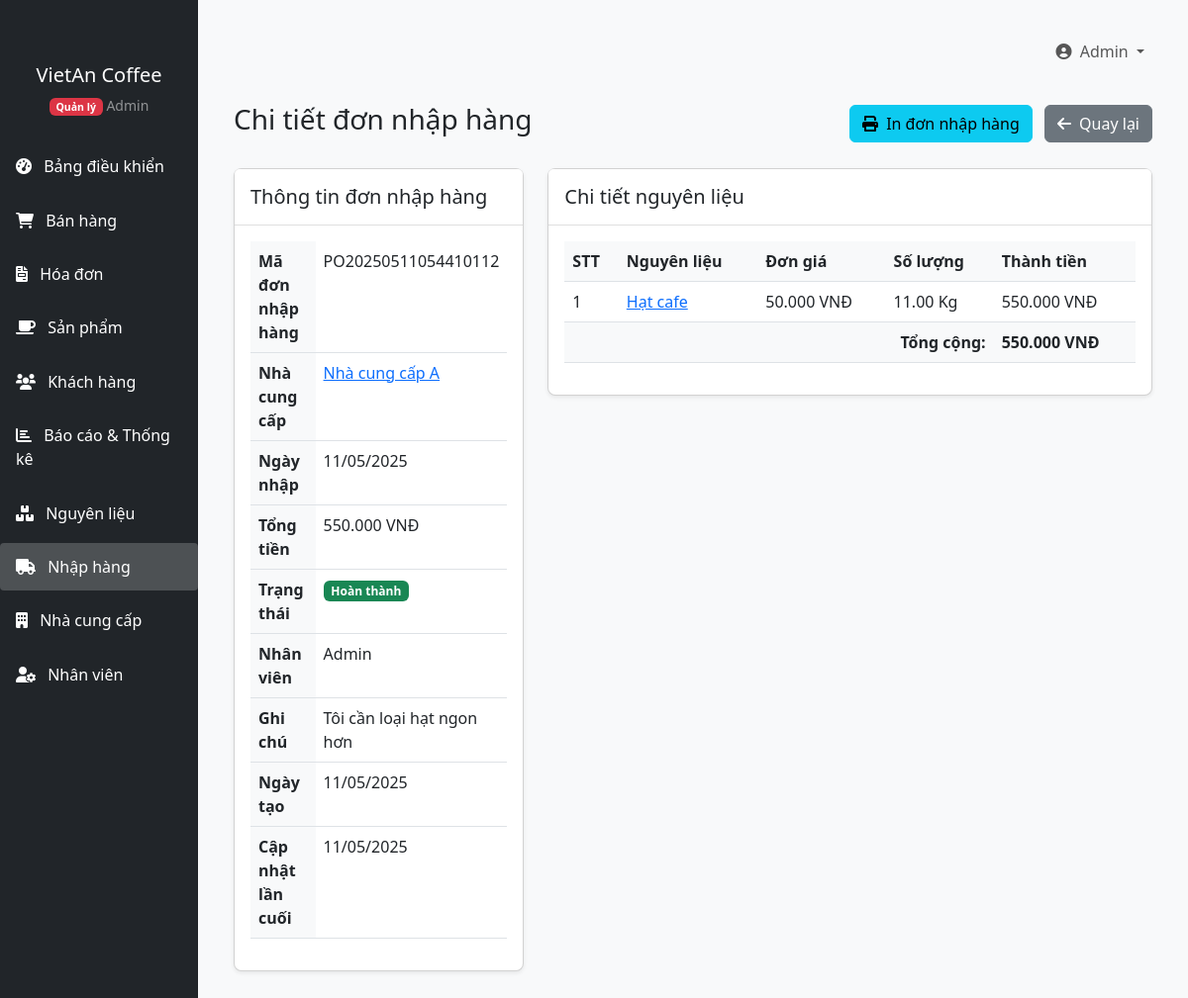
/QuanLyCafe/index.php?page=purchase-orders&action=view&id=1 (signed in), run on the app's committed database.
### tables this page shows
CREATE TABLE `purchase_orders` (
  `id` int(11) NOT NULL,
  `order_number` varchar(20) NOT NULL,
  `supplier_id` int(11) DEFAULT NULL,
  `user_id` int(11) DEFAULT NULL,
  `order_date` date NOT NULL,
  `total_amount` decimal(10,2) NOT NULL,
  `status` enum('pending','completed','cancelled') DEFAULT 'pending',
  `notes` text DEFAULT NULL,
  `created_at` timestamp NOT NULL DEFAULT current_timestamp(),
  `updated_at` timestamp NOT NULL DEFAULT current_timestamp() ON UPDATE current_timestamp()
);

CREATE TABLE `suppliers` (
  `id` int(11) NOT NULL,
  `name` varchar(100) NOT NULL,
  `email` varchar(100) DEFAULT NULL,
  `phone` varchar(20) DEFAULT NULL,
  `address` text DEFAULT NULL,
  `contact_person` varchar(100) DEFAULT NULL,
  `created_at` timestamp NOT NULL DEFAULT current_timestamp(),
  `updated_at` timestamp NOT NULL DEFAULT current_timestamp() ON UPDATE current_timestamp()
);

CREATE TABLE `users` (
  `id` int(11) NOT NULL,
  `name` varchar(100) NOT NULL,
  `email` varchar(100) NOT NULL,
  `password` varchar(255) NOT NULL,
  `role` enum('admin','staff') NOT NULL,
  `phone` varchar(20) DEFAULT NULL,
  `address` text DEFAULT NULL,
  `gender` enum('male','female','other') DEFAULT NULL,
  `birth_date` date DEFAULT NULL,
  `hire_date` date DEFAULT NULL,
  `status` enum('active','inactive') DEFAULT 'active',
  `created_at` timestamp NOT NULL DEFAULT current_timestamp(),
  `updated_at` timestamp NOT NULL DEFAULT current_timestamp() ON UPDATE current_timestamp()
);

CREATE TABLE `purchase_order_items` (
  `id` int(11) NOT NULL,
  `purchase_order_id` int(11) NOT NULL,
  `ingredient_id` int(11) NOT NULL,
  `quantity` decimal(10,2) NOT NULL,
  `unit_price` decimal(10,2) NOT NULL,
  `total_price` decimal(10,2) NOT NULL,
  `created_at` timestamp NOT NULL DEFAULT current_timestamp(),
  `updated_at` timestamp NOT NULL DEFAULT current_timestamp() ON UPDATE current_timestamp()
);

CREATE TABLE `ingredients` (
  `id` int(11) NOT NULL,
  `name` varchar(100) NOT NULL,
  `unit` varchar(20) NOT NULL,
  `stock_quantity` decimal(10,2) DEFAULT 0.00,
  `price_per_unit` decimal(10,2) NOT NULL,
  `supplier_id` int(11) DEFAULT NULL,
  `created_at` timestamp NOT NULL DEFAULT current_timestamp(),
  `updated_at` timestamp NOT NULL DEFAULT current_timestamp() ON UPDATE current_timestamp()
);

### QuanLyCafe/models/PurchaseOrder.php (called while the page is built, shortened)
<?php
class PurchaseOrder {
    private $conn;
    public $id;
    public function __construct($db) {
        $this->conn = $db;
    }
    public function getById($id) {
        $query = "SELECT po.*, s.name as supplier_name, u.name as user_name
                  FROM purchase_orders po
                  LEFT JOIN suppliers s ON po.supplier_id = s.id
                  LEFT JOIN users u ON po.user_id = u.id
                  WHERE po.id = ?";
        $stmt = $this->conn->prepare($query);
        $stmt->bind_param("i", $id);
        $stmt->execute();
        $result = $stmt->get_result();
        if ($result->num_rows === 1) {
            $row = $result->fetch_assoc();
            $this->id = $row['id'];
            $this->order_number = $row['order_number'];
            $this->supplier_id = $row['supplier_id'];
            $this->supplier_name = $row['supplier_name'];
            $this->user_name = $row['user_name'];
            $this->order_date = $row['order_date'];
            $this->total_amount = $row['total_amount'];
            $this->status = $row['status'];
            $this->notes = $row['notes'];
            $this->created_at = $row['created_at'];
            $this->updated_at = $row['updated_at'];
            return true;
        }
        return false;
    }
    public function getItems() {
        $query = "SELECT poi.*, i.name as ingredient_name, i.unit
                  FROM purchase_order_items poi
                  LEFT JOIN ingredients i ON poi.ingredient_id = i.id
                  WHERE poi.purchase_order_id = ?";
        $stmt = $this->conn->prepare($query);
        $stmt->bind_param("i", $this->id);
        $stmt->execute();
        $result = $stmt->get_result();
        return $result->fetch_all(MYSQLI_ASSOC);
    }
}

### QuanLyCafe/includes/functions.php (called while the page is built, shortened)
<?php
function formatCurrency($amount) {
    return number_format($amount, 0, ',', '.') . ' VNĐ';
}
function formatDate($date, $format = 'd/m/Y') {
    return date($format, strtotime($date));
}

### QuanLyCafe/views/purchase_orders/view.php (the view, shortened to what this page needs)
<?php include 'includes/header.php'; ?>
<div class="container-fluid">
    <div class="d-flex justify-content-between align-items-center mb-4">
        <h1 class="h3">Chi tiết đơn nhập hàng</h1>
        <div>
            <button class="btn btn-info me-2" onclick="window.print()">
                <i class="fas fa-print me-1"></i> In đơn nhập hàng
            </button>
            <a href="index.php?page=purchase-orders" class="btn btn-secondary">
                <i class="fas fa-arrow-left me-1"></i> Quay lại
            </a>
        </div>
    </div>
    <div class="row">
        <div class="col-md-4">
            <div class="card mb-4">
                <div class="card-header">
                    <h5 class="mb-0">Thông tin đơn nhập hàng</h5>
                </div>
                <div class="card-body">
                    <table class="table">
                        <tbody>
                            <tr>
                                <th style="width: 40%;">Mã đơn nhập hàng</th>
                                <td><?php echo $purchase_order->order_number; ?></td>
                            </tr>
                            <tr>
                                <th>Nhà cung cấp</th>
                                <td>
                                    <?php if ($purchase_order->supplier_id): ?>
                                        <a href="index.php?page=suppliers&action=view&id=<?php echo $purchase_order->supplier_id; ?>">
                                            <?php echo $purchase_order->supplier_name; ?>
                                        </a>
                                    <?php else: ?>
                                        N/A
                                    <?php endif; ?>
                                </td>
                            </tr>
                            <tr>
                                <th>Ngày nhập</th>
                                <td><?php echo formatDate($purchase_order->order_date); ?></td>
                            </tr>
                            <tr>
                                <th>Tổng tiền</th>
                                <td><?php echo formatCurrency($purchase_order->total_amount); ?></td>
                            </tr>
                            <tr>
                                <th>Trạng thái</th>
                                <td>
                                    <?php if ($purchase_order->status == 'completed'): ?>
                                        <span class="badge bg-success">Hoàn thành</span>
                                    <?php elseif ($purchase_order->status == 'pending'): ?>
                                        <span class="badge bg-warning">Đang xử lý</span>
                                    <?php else: ?>
                                        <span class="badge bg-danger">Đã hủy</span>
                                    <?php endif; ?>
                                </td>
                            </tr>
                            <tr>
                                <th>Nhân viên</th>
                                <td><?php echo $purchase_order->user_name; ?></td>
                            </tr>
                            <tr>
                                <th>Ghi chú</th>
                                <td><?php echo $purchase_order->notes ? nl2br($purchase_order->notes) : 'N/A'; ?></td>
                            </tr>
                            <tr>
                                <th>Ngày tạo</th>
                                <td><?php echo formatDate($purchase_order->created_at); ?></td>
                            </tr>
                            <tr>
                                <th>Cập nhật lần cuối</th>
                                <td><?php echo formatDate($purchase_order->updated_at); ?></td>
                            </tr>
                        </tbody>
                    </table>
                </div>
            </div>
        </div>
        <div class="col-md-8">
            <div class="card">
                <div class="card-header">
                    <h5 class="mb-0">Chi tiết nguyên liệu</h5>
                </div>
                <div class="card-body">
                    <div class="table-responsive">
                        <table class="table table-hover">
                            <thead>
                                <tr>
                                    <th>STT</th>
                                    <th>Nguyên liệu</th>
                                    <th>Đơn giá</th>
                                    <th>Số lượng</th>
                                    <th>Thành tiền</th>
                                </tr>
                            </thead>
                            <tbody>
                                <?php if (empty($order_items)): ?>
                                    <tr>
                                        <td colspan="5" class="text-center">Không có dữ liệu</td>
                                    </tr>
                                <?php else: ?>
                                    <?php foreach ($order_items as $index => $item): ?>
                                        <tr>
                                            <td><?php echo $index + 1; ?></td>
                                            <td>
                                                <a href="index.php?page=ingredients&action=view&id=<?php echo $item['ingredient_id']; ?>">
                                                    <?php echo $item['ingredient_name']; ?>
                                                </a>
                                            </td>
                                            <td><?php echo formatCurrency($item['unit_price']); ?></td>
                                            <td><?php echo $item['quantity'] . ' ' . $item['unit']; ?></td>
                                            <td><?php echo formatCurrency($item['total_price']); ?></td>
                                        </tr>
                                    <?php endforeach; ?>
                                <?php endif; ?>
                            </tbody>
                            <tfoot>
                                <tr>
                                    <th colspan="4" class="text-end">Tổng cộng:</th>
                                    <th><?php echo formatCurrency($purchase_order->total_amount); ?></th>
                                </tr>
                            </tfoot>
                        </table>
                    </div>
                </div>
            </div>
        </div>
    </div>
</div>
<?php include 'includes/footer.php'; ?>

### QuanLyCafe/assets/css/style.css (style rules this page uses)
body { font-family: 'Segoe UI', Tahoma, Geneva, Verdana, sans-serif; background-color: #f8f9fa; }
.card { border-radius: 0.5rem; box-shadow: 0 0.125rem 0.25rem rgba(0, 0, 0, 0.075); margin-bottom: 1.5rem; }
.card-header { background-color: #fff; border-bottom: 1px solid rgba(0, 0, 0, 0.125); padding: 1rem; }
.table th { font-weight: 600; background-color: #f8f9fa; }

### data on the page
purchase_orders: order_number "PO20250511054410112", supplier.name "Nhà cung cấp A", order_date "11/05/2025", total_amount "550.000 VNĐ", user.name "Admin", notes "Tôi cần loại hạt ngon hơn", created_at "11/05/2025", updated_at "11/05/2025"
purchase_order_items: ingredient.name "Hạt cafe", unit_price "50.000 VNĐ", quantity "11.00", ingredient.unit "Kg", total_price "550.000 VNĐ"

### other printed values
getCurrentUserName() "Admin"
